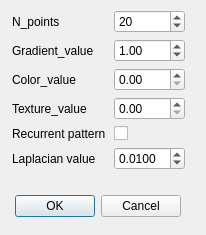
<?xml version="1.0" encoding="UTF-8"?>
<ui version="4.0">
 <class>testForm</class>
 <widget class="QDialog" name="testForm">
  <property name="geometry">
   <rect>
    <x>0</x>
    <y>0</y>
    <width>206</width>
    <height>235</height>
   </rect>
  </property>
  <property name="windowTitle">
   <string>Dialog</string>
  </property>
  <widget class="QDialogButtonBox" name="buttonBox">
   <property name="geometry">
    <rect>
     <x>10</x>
     <y>190</y>
     <width>171</width>
     <height>32</height>
    </rect>
   </property>
   <property name="orientation">
    <enum>Qt::Horizontal</enum>
   </property>
   <property name="standardButtons">
    <set>QDialogButtonBox::Cancel|QDialogButtonBox::Ok</set>
   </property>
  </widget>
  <widget class="QWidget" name="gridLayoutWidget">
   <property name="geometry">
    <rect>
     <x>12</x>
     <y>10</y>
     <width>173</width>
     <height>162</height>
    </rect>
   </property>
   <layout class="QGridLayout" name="gridLayout">
    <item row="4" column="1">
     <widget class="QCheckBox" name="recurrent_v">
      <property name="text">
       <string/>
      </property>
     </widget>
    </item>
    <item row="4" column="0">
     <widget class="QLabel" name="label_4">
      <property name="text">
       <string>Recurrent pattern ?</string>
      </property>
     </widget>
    </item>
    <item row="2" column="0">
     <widget class="QLabel" name="label_2">
      <property name="text">
       <string>Color_value</string>
      </property>
     </widget>
    </item>
    <item row="0" column="1">
     <widget class="QSpinBox" name="n_points">
      <property name="value">
       <number>20</number>
      </property>
     </widget>
    </item>
    <item row="0" column="0">
     <widget class="QLabel" name="label_5">
      <property name="text">
       <string>N_points</string>
      </property>
     </widget>
    </item>
    <item row="3" column="1">
     <widget class="QDoubleSpinBox" name="texture_v"/>
    </item>
    <item row="1" column="1">
     <widget class="QDoubleSpinBox" name="gradient_v">
      <property name="value">
       <double>1.000000000000000</double>
      </property>
     </widget>
    </item>
    <item row="2" column="1">
     <widget class="QDoubleSpinBox" name="color_v"/>
    </item>
    <item row="1" column="0">
     <widget class="QLabel" name="label">
      <property name="text">
       <string>Gradient_value</string>
      </property>
     </widget>
    </item>
    <item row="3" column="0">
     <widget class="QLabel" name="label_3">
      <property name="text">
       <string>Texture_value</string>
      </property>
     </widget>
    </item>
    <item row="5" column="0">
     <widget class="QLabel" name="label_6">
      <property name="text">
       <string>Laplacian value</string>
      </property>
     </widget>
    </item>
    <item row="5" column="1">
     <widget class="QDoubleSpinBox" name="laplacian_v">
      <property name="decimals">
       <number>4</number>
      </property>
      <property name="value">
       <double>0.010000000000000</double>
      </property>
     </widget>
    </item>
   </layout>
  </widget>
 </widget>
 <resources/>
 <connections>
  <connection>
   <sender>buttonBox</sender>
   <signal>accepted()</signal>
   <receiver>testForm</receiver>
   <slot>accept()</slot>
   <hints>
    <hint type="sourcelabel">
     <x>248</x>
     <y>254</y>
    </hint>
    <hint type="destinationlabel">
     <x>157</x>
     <y>274</y>
    </hint>
   </hints>
  </connection>
  <connection>
   <sender>buttonBox</sender>
   <signal>rejected()</signal>
   <receiver>testForm</receiver>
   <slot>reject()</slot>
   <hints>
    <hint type="sourcelabel">
     <x>316</x>
     <y>260</y>
    </hint>
    <hint type="destinationlabel">
     <x>286</x>
     <y>274</y>
    </hint>
   </hints>
  </connection>
 </connections>
</ui>
